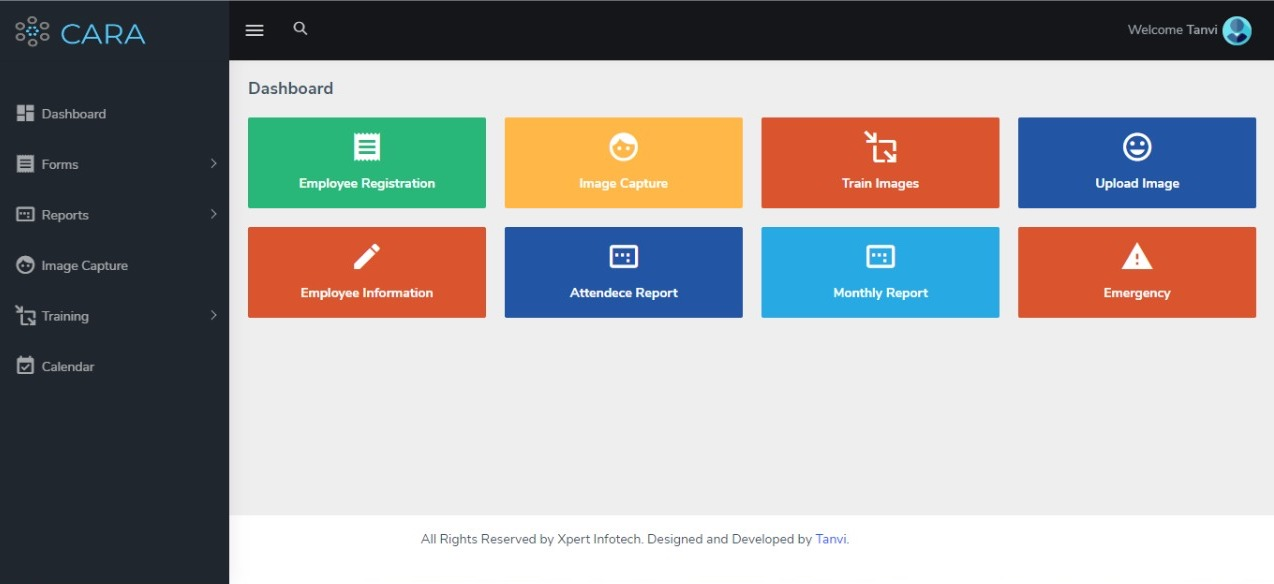
#> input picture inputs/image3.jpeg, 1274 x 584 px
$ python contour_detect.py
#> lines starting #> are read from the running program, lines starting #| are printed output that depends on the picture; after the words box and inside, x2 and y2 are one past the last pixel; in counts of white or black regions, pixels touching at a corner belong together
import cv2 as cv
import numpy as np


# reading image
img = cv.imread('inputs/image3.jpeg') #cv.IMREAD_UNCHANGED
#> img is the input picture: shape (584, 1274, 3); mean B, G, R 159.2, 159.4, 160.7

# Gray Scale
gray = cv.cvtColor(img, cv.COLOR_BGR2GRAY)
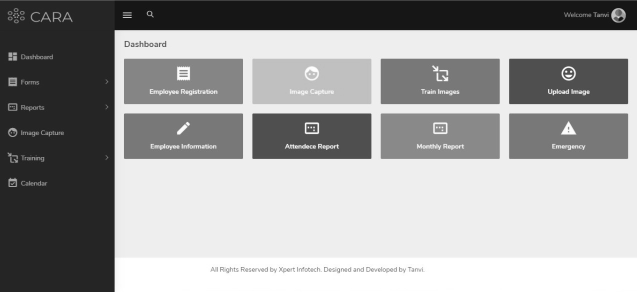
#> gray: shape (584, 1274) (shown at 1/2 size); min 9, max 255, mean 159.8

# Edged Image
edged = cv.Canny(gray, 127, 255)
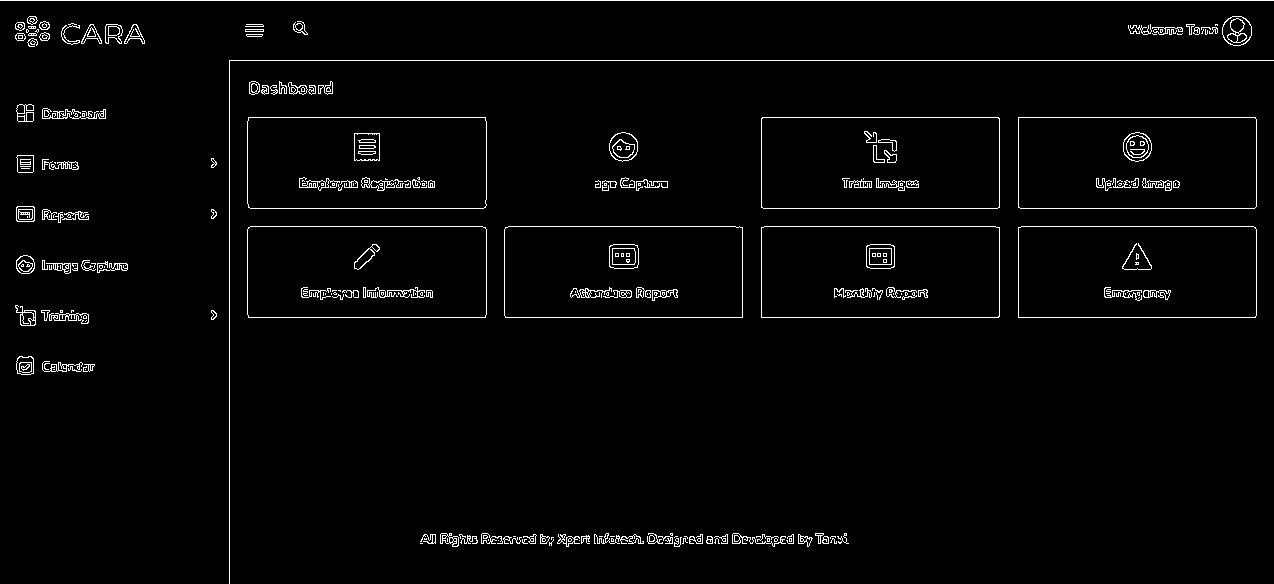
#> edged: shape (584, 1274); 2.4% white in thin lines or dots

# Countor Finding
contours, hier = cv.findContours(edged, cv.RETR_TREE, cv.CHAIN_APPROX_SIMPLE)
#> contours = 609 contours, 364 with area under 20; largest, box (x1, y1, x2, y2) and area: (247, 226, 487, 318) 21735, (247, 226, 487, 318) 21733, (247, 117, 487, 209) 21728, (247, 117, 487, 209) 21726, (761, 117, 1000, 209) 21654
print('Countours Found {0}'.format(len(contours)))
#| Countours Found 609

# Blank Image
blank = np.zeros((img.shape[0], img.shape[1], 3), dtype='uint8')
blank[:] = (255, 255, 255)

blank_tmp = np.zeros((img.shape[0], img.shape[1], 3), dtype='uint8')
blank_tmp[:] = (255, 255, 255)
blank_tmp = cv.drawContours(blank_tmp, contours, -1, (0,0,255))
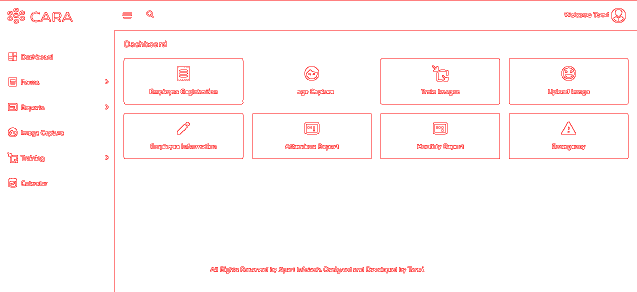
#> blank_tmp: shape (584, 1274, 3) (shown at 1/2 size); mean of channels 0, 1, 2 248.9, 248.9, 255; drawn as B, G, R


output = img
idx = 0
for cnt in contours:
    # Calculate Contour Size
    x,y,w,h = cv.boundingRect(cnt)
    if h > 15 and w > 15:
        output = cv.rectangle(output, (x,y), (x+w, y+h), (255,0,0))
        blank = cv.rectangle(blank, (x,y), (x+w, y+h), (255,0,0))
        sample_img = img[y:y+h, x:x+w]
        #cv.imwrite('outputs/img_'+str(idx)+'.png', sample_img)
        idx +=1
#> this loop made 609 passes
#> (x, y, w, h) on passes 2, 3, 4, 5, 6, 8, 9, 10: (579, 540, 1, 1), (498, 540, 1, 1), (549, 539, 5, 7), (522, 539, 6, 5), (830, 538, 7, 6), (789, 538, 3, 4), (774, 538, 4, 4), (774, 538, 4, 4)
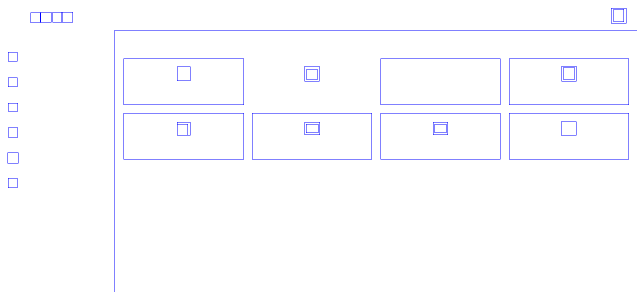
#> blank: shape (584, 1274, 3) (shown at 1/2 size); mean B, G, R 255, 252.1, 252.1
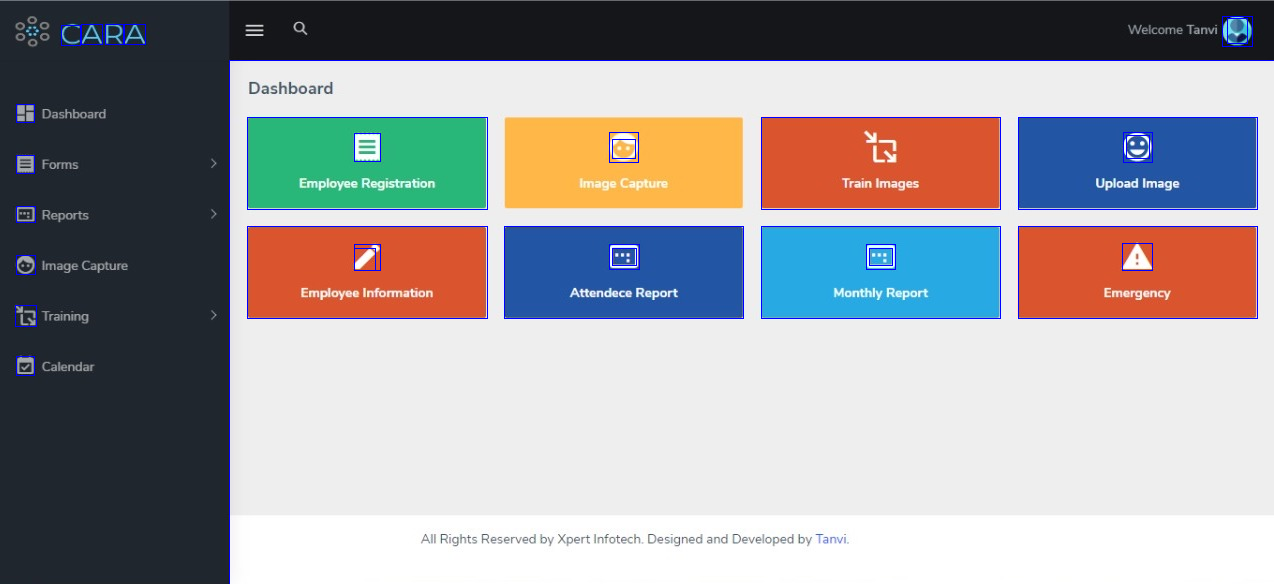
#> output: shape (584, 1274, 3); 1.12% of pixels changed, all inside (x1, y1, x2, y2) = (15, 16, 1274, 584)
#> after the loop, idx = 56

# Display image
cv.imshow('Gray Image', gray)
#cv.imshow('Original Image', img)
#cv.imshow('Edged Image', edged)
#cv.imshow('Annotated Image', output)
cv.imshow('Blank Annotated Image', blank)
cv.imshow('Annotated Image', blank_tmp)
cv.waitKey(0)
cv.destroyAllWindows()

$ run again, with inputs/image1.jpeg copied over inputs/image3.jpeg
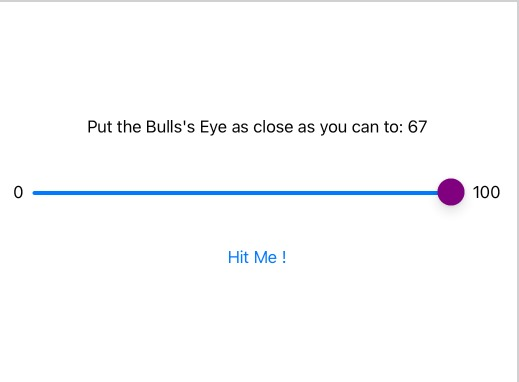
#> input picture inputs/image1.jpeg, 519 x 382 px
#> img is the input picture: shape (382, 519, 3); mean B, G, R 252.2, 251, 250.3
#> `edged = cv.Canny(gray, 127, 255)`:
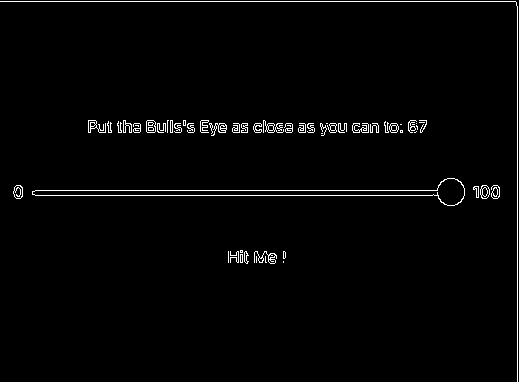
#> edged: shape (382, 519); 1.9% white in thin lines or dots
#> contours = 116 contours, 75 with area under 20; largest, box (x1, y1, x2, y2) and area: (32, 178, 465, 206) 2610, (32, 178, 465, 206) 2586, (146, 120, 156, 133) 104, (146, 120, 156, 133) 102, (13, 185, 23, 199) 99
#| Countours Found 116
#> the loop `for cnt in contours:` made 116 passes
#> (x, y, w, h) on passes 5 to 12: (240, 254, 3, 9), (283, 251, 3, 8), (283, 251, 3, 8), (254, 251, 23, 13), (268, 259, 8, 5), (258, 257, 6, 6), (268, 253, 8, 7), (244, 251, 5, 13)
#> after the loop `for cnt in contours:`:
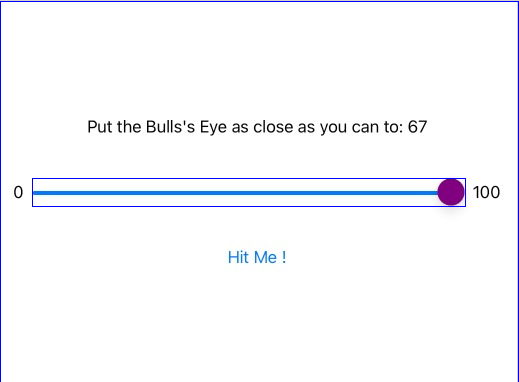
#> output: shape (382, 519, 3); 1.11% of pixels changed, all inside (x1, y1, x2, y2) = (0, 1, 519, 382)
#> after the loop `for cnt in contours:`: idx = 3
